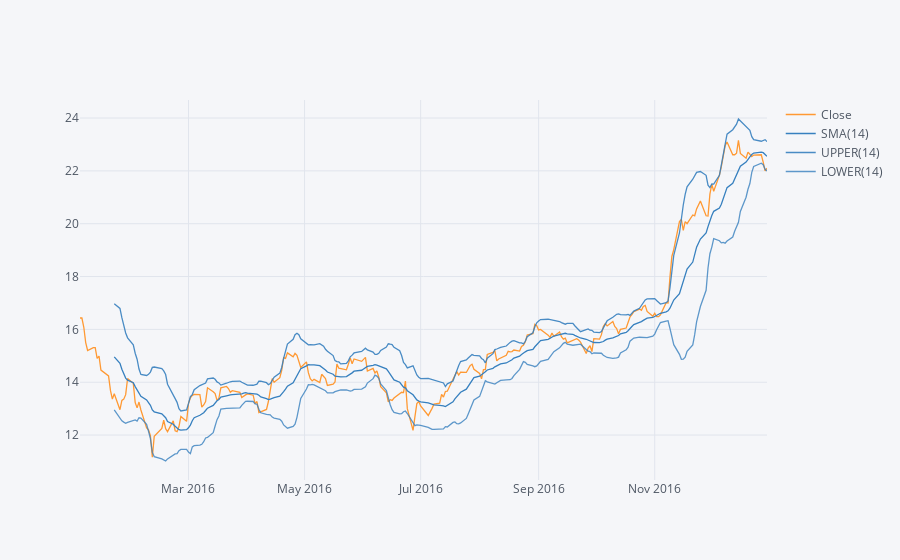

The code cell stored with this chart in its notebook:
### Markdown cell above
**Use .ta_plot(study='boll') to create a Bollinger Band Plot for Bank of America for the year 2016.**

### Code cell
BAC['Close'].loc['2016-01-01':'2017-01-01'].ta_plot(study='boll')

### Figure 1 — Plotly figure (JSON) as saved in the notebook; plotly's stock layout.template omitted (floating-point values rounded to 4 significant figures; data arrays with more than 128 entries replaced by an {"elided": "..."} marker saying what was removed)
{"data": [{"line": {"color": "rgba(255, 153, 51, 1.0)", "dash": "solid", "shape": "linear", "width": 1.3}, "mode": "lines", "name": "Close", "text": "", "type": "scatter", "x": {"elided": "252 str values"}, "y": {"elided": "252 float values"}}, {"line": {"color": "rgba(55, 128, 191, 1.0)", "dash": "solid", "shape": "linear", "width": 1.3}, "mode": "lines", "name": "SMA(14)", "text": "", "type": "scatter", "x": {"elided": "252 str values"}, "y": {"elided": "252 mixed values"}}, {"line": {"color": "rgba(55, 128, 191, 0.8999999999999999)", "dash": "solid", "shape": "linear", "width": 1.3}, "mode": "lines", "name": "UPPER(14)", "text": "", "type": "scatter", "x": {"elided": "252 str values"}, "y": {"elided": "252 mixed values"}}, {"line": {"color": "rgba(55, 128, 191, 0.7999999999999998)", "dash": "solid", "shape": "linear", "width": 1.3}, "mode": "lines", "name": "LOWER(14)", "text": "", "type": "scatter", "x": {"elided": "252 str values"}, "y": {"elided": "252 mixed values"}}], "layout": {"legend": {"bgcolor": "#F5F6F9", "font": {"color": "#4D5663"}}, "paper_bgcolor": "#F5F6F9", "plot_bgcolor": "#F5F6F9", "title": {"font": {"color": "#4D5663"}}, "xaxis": {"gridcolor": "#E1E5ED", "showgrid": true, "tickfont": {"color": "#4D5663"}, "title": {"font": {"color": "#4D5663"}, "text": ""}, "zerolinecolor": "#E1E5ED"}, "yaxis": {"gridcolor": "#E1E5ED", "showgrid": true, "tickfont": {"color": "#4D5663"}, "title": {"font": {"color": "#4D5663"}, "text": ""}, "zerolinecolor": "#E1E5ED"}}}
